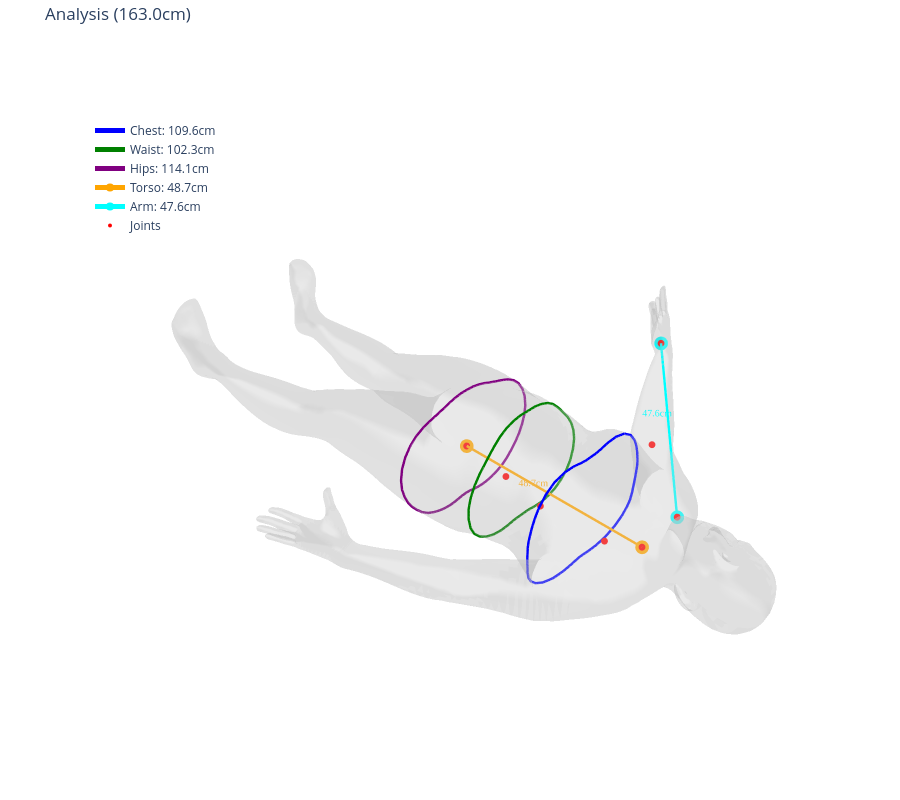

Write notebook code for a chart like this one.
### Markdown cell above
#### visualize

### Code cell
import plotly.graph_objects as go
import numpy as np
import trimesh

# ==========================================
# 1. CONFIGURATION & DEFINITIONS
# ==========================================

# A. Joint Indices (The "Map")
MHR_JOINT_MAP = {
    "pelvis": 1, "spine1": 37, "spine2": 36, "spine3": 35,
    "neck_base": 110, "r_shoulder": 69, "r_elbow": 73, "r_wrist": 60
}

# B. Measurement Rules (The "Recipe")
# This makes the system parametric. To add a new measurement, you just add an entry here.
MEASUREMENT_CONFIG = {
    # --- CIRCUMFERENCES (Slices) ---
    "Chest": {
        "type": "circumference",
        "landmarks": ["spine1", "spine2"], # Average these joints
        "func": np.mean,                   # Aggregation function
        "offset": 3.0,                     # Add 3cm offset (e.g. for breathing room)
        "color": "blue"
    },
    "Waist": {
        "type": "circumference",
        "landmarks": ["spine2", "spine3"],
        "func": np.mean,
        "offset": 0.0,
        "color": "green"
    },
    "Hips": {
        "type": "circumference",
        "landmarks": ["pelvis"],
        "func": np.mean,
        "offset": 0.0,
        "color": "purple"
    },
    # --- LINEAR LENGTHS (Distances) ---
    "Torso Length": {
        "type": "linear",
        "start_joint": "neck_base",
        "end_joint": "pelvis",
        "color": "orange"
    },
    "Arm Length": {
        "type": "linear",
        "start_joint": "r_shoulder",
        "end_joint": "r_wrist",
        "color": "cyan"
    }
}

# ==========================================
# 2. GEOMETRY ENGINE (Math Utilities)
# ==========================================

def scale_model(mesh, joints, target_height_cm):
    """Resizes mesh and joints to match a specific height (y-axis extents)."""
    current_height = mesh.vertices[:, 1].max() - mesh.vertices[:, 1].min()
    scale_factor = target_height_cm / current_height
    mesh.vertices *= scale_factor
    joints *= scale_factor
    return mesh, joints, scale_factor

def get_largest_slice_loop(mesh, height_y):
    """Slices mesh at Y, returns perimeter of the largest closed loop."""
    slice_obj = mesh.section(plane_origin=[0, height_y, 0], plane_normal=[0, 1, 0])
    
    if not slice_obj: return 0.0, None

    max_len = 0.0
    best_path = None

    for loop_points in slice_obj.discrete:
        # Euclidean dist between points
        diffs = np.diff(loop_points, axis=0)
        loop_len = np.sum(np.sqrt(np.sum(diffs**2, axis=1)))
        # Close the loop
        loop_len += np.linalg.norm(loop_points[-1] - loop_points[0])
        
        if loop_len > max_len:
            max_len = loop_len
            best_path = loop_points
            
    return max_len, best_path

# ==========================================
# 3. MEASUREMENT PROCESSOR
# ==========================================

def calculate_body_metrics(mesh, joints, idx_map, config):
    """
    Iterates through the MEASUREMENT_CONFIG and executes the math dynamically.
    """
    results = {}

    for name, rule in config.items():
        color = rule.get("color", "white")

        # --- LOGIC FOR CIRCUMFERENCE ---
        if rule["type"] == "circumference":
            # 1. Get Y-coordinates of all relevant landmarks
            y_coords = []
            for j_name in rule["landmarks"]:
                idx = idx_map[j_name]
                y_coords.append(joints[idx][1])
            
            # 2. Calculate slice height (Apply function + offset)
            target_y = rule["func"](y_coords) + rule["offset"]
            
            # 3. Perform Slice
            val, path = get_largest_slice_loop(mesh, target_y)
            
            results[name] = {
                'type': 'circ',
                'value': val,
                'path': path,
                'color': color
            }

        # --- LOGIC FOR LINEAR DISTANCE ---
        elif rule["type"] == "linear":
            # 1. Get Points
            p_start = joints[idx_map[rule["start_joint"]]]
            p_end   = joints[idx_map[rule["end_joint"]]]
            
            # 2. Calculate Distance
            dist = np.linalg.norm(p_start - p_end)
            
            results[name] = {
                'type': 'linear',
                'value': dist,
                'points': [p_start, p_end],
                'color': color
            }

    return results

# ==========================================
# 4. VISUALIZATION ENGINE
# ==========================================

def create_visualization(mesh, joints, measurements, idx_map, title="Body Analysis"):
    traces = []

    # A. Body Mesh
    x, y, z = mesh.vertices.T
    i, j, k = mesh.faces.T
    traces.append(go.Mesh3d(x=x, y=y, z=z, i=i, j=j, k=k, color='lightgray', opacity=0.3, name='Skin'))

    # B. Measurements (Dynamic Loop)
    for name, data in measurements.items():
        color = data['color']
        val = data['value']

        if data['type'] == 'circ' and data['path'] is not None:
            traces.append(go.Scatter3d(
                x=data['path'][:, 0], y=data['path'][:, 1], z=data['path'][:, 2],
                mode='lines', line=dict(color=color, width=5), name=f"{name}: {val:.1f}cm"
            ))
        
        elif data['type'] == 'linear':
            pts = np.array(data['points'])
            mid = np.mean(pts, axis=0)
            traces.append(go.Scatter3d(
                x=pts[:, 0], y=pts[:, 1], z=pts[:, 2],
                mode='lines+markers', line=dict(color=color, width=5), name=f"{name}: {val:.1f}cm"
            ))
            # Text Label
            traces.append(go.Scatter3d(
                x=[mid[0]+2], y=[mid[1]], z=[mid[2]],
                mode='text', text=[f"{val:.1f}"], textfont=dict(color=color, size=10), showlegend=False
            ))

    # C. Joints
    rel_indices = [idx_map[k] for k in idx_map]
    rel_joints = joints[rel_indices]
    traces.append(go.Scatter3d(
        x=rel_joints[:, 0], y=rel_joints[:, 1], z=rel_joints[:, 2],
        mode='markers', marker=dict(size=4, color='red'), name='Joints'
    ))

    # D. Layout
    fig = go.Figure(data=traces)
    fig.update_layout(title=title, scene=dict(aspectmode='data', xaxis=dict(visible=False), yaxis=dict(visible=False), zaxis=dict(visible=False)), margin=dict(t=40, b=0, l=0, r=0))
    return fig

# ==========================================
# 5. BOILERPLATE / EXECUTION
# ==========================================

def process_avatar_analysis(mesh_orig, joints_orig, target_height_cm=163.0):
    print(f"--- ANALYZING (Target: {target_height_cm}cm) ---")
    
    # 1. Scale
    mesh = mesh_orig.copy()
    joints = joints_orig.copy()
    mesh, joints, _ = scale_model(mesh, joints, target_height_cm)

    # 2. Measure (Using the Configuration Dictionary)
    measures = calculate_body_metrics(mesh, joints, MHR_JOINT_MAP, MEASUREMENT_CONFIG)
    
    # 3. Report
    print("\n--- RESULTS ---")
    for k, v in measures.items():
        print(f"{k:<15}: {v['value']:.2f} cm")

    # 4. Visualize
    fig = create_visualization(mesh, joints, measures, MHR_JOINT_MAP, title=f"Parametric Analysis")
    fig.show()

# --- RUN ---
# process_avatar_analysis(tpose_mesh, tpose_joints)

### Figure 1 — Plotly figure (JSON) as saved in the notebook; plotly's stock layout.template omitted (floating-point values rounded to 4 significant figures; data arrays with more than 128 entries replaced by an {"elided": "..."} marker saying what was removed)
{"data": [{"color": "lightgray", "hoverinfo": "skip", "i": {"elided": "36874 int values"}, "j": {"elided": "36874 int values"}, "k": {"elided": "36874 int values"}, "name": "Body Skin", "opacity": 0.3, "type": "mesh3d", "x": {"elided": "18439 float values"}, "y": {"elided": "18439 float values"}, "z": {"elided": "18439 float values"}}, {"line": {"color": "blue", "width": 5}, "mode": "lines", "name": "Chest: 109.6cm", "type": "scatter3d", "x": [-11.24, -12.11, -13.67, -14.66, -15.44, -15.71, -16.23, -16.69, -17.28, -17.59, -17.83, -18.01, -18.11, -18.09, -18.05, -18.03, -17.89, -17.72, -17.69, -17.42, -17.27, -16.38, -16.31, -16.13, -14.81, -12.81, -12.44, -12.17, -10.35, -9.006, -6.826, -5.65, -3.461, -2.714, -1.961, -1.455e-05, 1.961, 2.713, 3.461, 5.65, 6.826, 9.006, 10.35, 12.17, 12.44, 12.81, 14.81, 16.13, 16.31, 16.38, 17.27, 17.42, 17.69, 17.72, 17.89, 18.03, 18.05, 18.09, 18.11, 18.01, 17.83, 17.59, 17.28, 16.69, 16.23, 15.71, 15.44, 14.66, 13.67, 12.11, 11.24, 9.224, 8.292, 6.614, 5.51, 4.417, 3.193, 1.781, 1.498, 0.03816, -1.179e-05, -0.03819, -1.498, -1.781, -3.193, -4.417, -5.51, -6.614, -8.292, -9.224, -11.24], "y": [121.1, 121.1, 121.1, 121.1, 121.1, 121.1, 121.1, 121.1, 121.1, 121.1, 121.1, 121.1, 121.1, 121.1, 121.1, 121.1, 121.1, 121.1, 121.1, 121.1, 121.1, 121.1, 121.1, 121.1, 121.1, 121.1, 121.1, 121.1, 121.1, 121.1, 121.1, 121.1, 121.1, 121.1, 121.1, 121.1, 121.1, 121.1, 121.1, 121.1, 121.1, 121.1, 121.1, 121.1, 121.1, 121.1, 121.1, 121.1, 121.1, 121.1, 121.1, 121.1, 121.1, 121.1, 121.1, 121.1, 121.1, 121.1, 121.1, 121.1, 121.1, 121.1, 121.1, 121.1, 121.1, 121.1, 121.1, 121.1, 121.1, 121.1, 121.1, 121.1, 121.1, 121.1, 121.1, 121.1, 121.1, 121.1, 121.1, 121.1, 121.1, 121.1, 121.1, 121.1, 121.1, 121.1, 121.1, 121.1, 121.1, 121.1, 121.1], "z": [15.36, 14.75, 13.75, 12.53, 11.58, 11.09, 10.13, 9.098, 7.383, 6.156, 5.141, 4.214, 2.961, 1.929, 0.6673, 0.2459, -1.688, -3.187, -4.009, -5.157, -5.953, -7.499, -7.635, -7.806, -9.197, -10.45, -10.69, -10.79, -11.45, -11.88, -12.13, -12.24, -12.15, -12.1, -12.01, -11.82, -12.01, -12.1, -12.15, -12.24, -12.13, -11.88, -11.45, -10.79, -10.69, -10.45, -9.197, -7.806, -7.635, -7.499, -5.953, -5.157, -4.009, -3.187, -1.688, 0.2458, 0.6673, 1.929, 2.961, 4.214, 5.141, 6.156, 7.383, 9.098, 10.13, 11.09, 11.58, 12.53, 13.75, 14.75, 15.36, 15.86, 16.11, 16.06, 16.03, 15.82, 15.57, 15.4, 15.35, 15.37, 15.37, 15.37, 15.35, 15.4, 15.57, 15.82, 16.03, 16.06, 16.11, 15.86, 15.36]}, {"line": {"color": "green", "width": 5}, "mode": "lines", "name": "Waist: 102.3cm", "type": "scatter3d", "x": [16.04, 15.68, 14.59, 14.29, 14.16, 12.81, 12.16, 11.41, 11.07, 9.968, 9.911, 9.696, 8.637, 8.392, 7.126, 6.496, 5.449, 4.382, 2.731, 2.173, 0.3058, -0.007579, -0.3211, -2.189, -2.751, -4.395, -5.455, -6.503, -7.132, -8.397, -8.643, -9.706, -9.916, -9.972, -11.07, -11.41, -12.16, -12.81, -14.16, -14.29, -14.59, -15.68, -16.04, -16.76, -17.12, -17.36, -17.34, -17.3, -17.11, -16.68, -16.35, -15.46, -14.36, -13.72, -12.45, -11.63, -10.25, -9.344, -7.519, -6.918, -6.497, -4.465, -4.392, -3.757, -2.217, -0.3957, -1.88e-05, 0.3953, 2.217, 3.757, 4.392, 4.465, 6.497, 6.918, 7.519, 9.344, 10.25, 11.63, 12.45, 13.72, 14.36, 15.46, 16.35, 16.68, 17.11, 17.3, 17.34, 17.36, 17.12, 16.76, 16.04], "y": [104.3, 104.3, 104.3, 104.3, 104.3, 104.3, 104.3, 104.3, 104.3, 104.3, 104.3, 104.3, 104.3, 104.3, 104.3, 104.3, 104.3, 104.3, 104.3, 104.3, 104.3, 104.3, 104.3, 104.3, 104.3, 104.3, 104.3, 104.3, 104.3, 104.3, 104.3, 104.3, 104.3, 104.3, 104.3, 104.3, 104.3, 104.3, 104.3, 104.3, 104.3, 104.3, 104.3, 104.3, 104.3, 104.3, 104.3, 104.3, 104.3, 104.3, 104.3, 104.3, 104.3, 104.3, 104.3, 104.3, 104.3, 104.3, 104.3, 104.3, 104.3, 104.3, 104.3, 104.3, 104.3, 104.3, 104.3, 104.3, 104.3, 104.3, 104.3, 104.3, 104.3, 104.3, 104.3, 104.3, 104.3, 104.3, 104.3, 104.3, 104.3, 104.3, 104.3, 104.3, 104.3, 104.3, 104.3, 104.3, 104.3, 104.3, 104.3], "z": [6.58, 7.398, 9.102, 9.555, 9.713, 11.34, 12.09, 12.98, 13.36, 14.54, 14.59, 14.79, 15.78, 16.02, 16.8, 17.2, 17.55, 17.94, 18.23, 18.3, 18.28, 18.28, 18.28, 18.3, 18.23, 17.93, 17.55, 17.2, 16.8, 16.02, 15.78, 14.79, 14.59, 14.54, 13.36, 12.98, 12.09, 11.34, 9.713, 9.555, 9.102, 7.398, 6.58, 4.842, 3.283, 2.011, 1.057, -0.8268, -1.607, -3.588, -4.236, -5.997, -7.214, -7.888, -8.746, -9.267, -9.809, -10.14, -10.43, -10.51, -10.51, -10.42, -10.41, -10.32, -10.12, -10.13, -10.13, -10.13, -10.12, -10.32, -10.41, -10.42, -10.51, -10.51, -10.43, -10.14, -9.809, -9.267, -8.746, -7.888, -7.214, -5.997, -4.236, -3.588, -1.607, -0.8268, 1.057, 2.011, 3.283, 4.842, 6.58]}, {"line": {"color": "purple", "width": 5}, "mode": "lines", "name": "Hips: 114.1cm", "type": "scatter3d", "x": [15.53, 14.08, 13.58, 13.26, 11.79, 10.55, 10.43, 10.34, 9.712, 9.097, 8.553, 7.781, 7.432, 7.02, 5.576, 5.301, 3.819, 3.573, 1.981, 1.685, -0.001698, -1.69, -1.984, -3.577, -3.821, -5.304, -5.577, -7.021, -7.433, -7.782, -8.554, -9.099, -9.713, -10.34, -10.43, -10.55, -11.79, -13.26, -13.58, -14.08, -15.53, -16.14, -17.39, -18.35, -18.95, -19.74, -19.99, -20.07, -20.4, -20.32, -20.21, -19.89, -19.54, -19.25, -18.59, -18.19, -17.45, -17.07, -16.07, -15.46, -14.38, -14.09, -12.99, -12.51, -12.33, -10.59, -9.799, -8.771, -7.604, -7.123, -5.744, -5.653, -5.253, -4.158, -3.924, -2.736, -2.344, -1.365, -0.9535, -3.11e-05, 0.9533, 1.365, 2.344, 2.736, 3.924, 4.158, 5.254, 5.653, 5.744, 7.123, 7.604, 8.771, 9.799, 10.59, 12.33, 12.51, 12.99, 14.09, 14.38, 15.46, 16.07, 17.07, 17.45, 18.19, 18.59, 19.25, 19.54, 19.89, 20.21, 20.32, 20.4, 20.07, 19.99, 19.74, 18.95, 18.35, 17.39, 16.14, 15.53], "y": [86.85, 86.85, 86.85, 86.85, 86.85, 86.85, 86.85, 86.85, 86.85, 86.85, 86.85, 86.85, 86.85, 86.85, 86.85, 86.85, 86.85, 86.85, 86.85, 86.85, 86.85, 86.85, 86.85, 86.85, 86.85, 86.85, 86.85, 86.85, 86.85, 86.85, 86.85, 86.85, 86.85, 86.85, 86.85, 86.85, 86.85, 86.85, 86.85, 86.85, 86.85, 86.85, 86.85, 86.85, 86.85, 86.85, 86.85, 86.85, 86.85, 86.85, 86.85, 86.85, 86.85, 86.85, 86.85, 86.85, 86.85, 86.85, 86.85, 86.85, 86.85, 86.85, 86.85, 86.85, 86.85, 86.85, 86.85, 86.85, 86.85, 86.85, 86.85, 86.85, 86.85, 86.85, 86.85, 86.85, 86.85, 86.85, 86.85, 86.85, 86.85, 86.85, 86.85, 86.85, 86.85, 86.85, 86.85, 86.85, 86.85, 86.85, 86.85, 86.85, 86.85, 86.85, 86.85, 86.85, 86.85, 86.85, 86.85, 86.85, 86.85, 86.85, 86.85, 86.85, 86.85, 86.85, 86.85, 86.85, 86.85, 86.85, 86.85, 86.85, 86.85, 86.85, 86.85, 86.85, 86.85, 86.85, 86.85], "z": [10.91, 11.73, 12.01, 12.14, 12.69, 13.07, 13.11, 13.14, 13.29, 13.48, 13.67, 13.91, 14.02, 14.12, 14.67, 14.73, 15.13, 15.18, 15.46, 15.47, 15.53, 15.47, 15.46, 15.18, 15.14, 14.74, 14.67, 14.12, 14.02, 13.91, 13.67, 13.48, 13.29, 13.14, 13.11, 13.07, 12.69, 12.14, 12.01, 11.73, 10.91, 10.37, 9.222, 7.83, 6.935, 4.926, 4.241, 3.546, 1.428, 0.5642, -1.242, -2.411, -3.69, -4.336, -5.904, -6.555, -7.774, -8.256, -9.504, -10.12, -11.28, -11.49, -12.33, -12.68, -12.77, -13.56, -13.83, -14.15, -14.39, -14.48, -14.61, -14.61, -14.61, -14.56, -14.53, -14.36, -14.3, -14.12, -14.09, -14.02, -14.09, -14.12, -14.3, -14.36, -14.53, -14.56, -14.61, -14.61, -14.61, -14.48, -14.39, -14.15, -13.83, -13.56, -12.77, -12.68, -12.33, -11.49, -11.28, -10.12, -9.504, -8.256, -7.774, -6.555, -5.904, -4.336, -3.69, -2.411, -1.242, 0.5642, 1.428, 3.546, 4.241, 4.926, 6.935, 7.83, 9.222, 10.37, 10.91]}, {"line": {"color": "orange", "width": 5}, "mode": "lines+markers", "name": "Torso: 48.7cm", "type": "scatter3d", "x": [7.211e-15, 0.0], "y": [135.5, 86.85], "z": [0.6418, 0.0]}, {"mode": "text", "showlegend": false, "text": ["48.7cm"], "textfont": {"color": "orange", "family": "Arial Black", "size": 10}, "type": "scatter3d", "x": [5], "y": [111.2], "z": [2.321]}, {"line": {"color": "cyan", "width": 5}, "mode": "lines+markers", "name": "Arm: 47.6cm", "type": "scatter3d", "x": [-16.53, -49.93], "y": [133.4, 103.8], "z": [-3.023, 13.64]}, {"mode": "text", "showlegend": false, "text": ["47.6cm"], "textfont": {"color": "cyan", "family": "Arial Black", "size": 10}, "type": "scatter3d", "x": [-28.23], "y": [118.6], "z": [7.31]}, {"hovertext": ["pelvis", "spine1", "spine2", "spine3", "neck_base", "r_shoulder", "r_elbow", "r_wrist"], "marker": {"color": "red", "size": 4}, "mode": "markers", "name": "Joints", "type": "scatter3d", "x": [0.0, 5.324e-16, 5.324e-16, 5.324e-16, 7.211e-15, -16.53, -32.7, -49.93], "y": [86.85, 126.7, 109.4, 99.13, 135.5, 133.4, 115.5, 103.8], "z": [0.0, -3.49, -4.46, -2.021, 0.6418, -3.023, -1.741, 13.64]}], "layout": {"height": 800, "legend": {"x": 0.1, "xanchor": "left", "y": 0.9, "yanchor": "top"}, "margin": {"b": 0, "l": 0, "r": 0, "t": 40}, "scene": {"aspectmode": "data", "xaxis": {"visible": false}, "yaxis": {"visible": false}, "zaxis": {"visible": false}}, "title": {"text": "Analysis (163.0cm)"}, "width": 900}}
